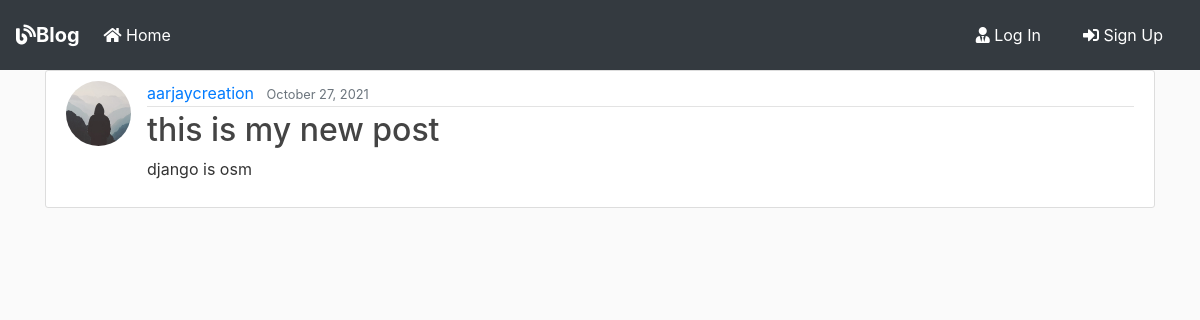
The page /post/8/ on the database its author committed.
### blog/models.py (models this page shows, shortened)
class Post(models.Model):
    title = models.CharField(max_length=100)
    content = models.TextField()
    date_posted = models.DateTimeField(default=timezone.now)
    author = models.ForeignKey(User, on_delete=models.CASCADE)

### users/models.py (models this page shows, shortened)
class Profile(models.Model):
    user = models.OneToOneField(User, on_delete=models.CASCADE)
    image = models.ImageField(default='default.jpg', upload_to='profile_pics')

### blog/views.py (the view)
# urls.py: path('post/<int:pk>/', PostDetailView.as_view(), name='post-detail'),
class PostDetailView(DetailView):
    model = Post

### blog/templates/blog/post_detail.html (shortened to what this page needs)
{% extends "blog/base.html" %}
{% block content %}
  <article class="media content-section">
    <img class="rounded-circle article-img" src="{{ object.author.profile.image.url }}">
    <div class="media-body">
      <div class="article-metadata">
        <a class="mr-2" href="{% url 'user-posts' object.author.username %}">{{ object.author }}</a>
        <small class="text-muted">{{ object.date_posted|date:"F d, Y" }}</small>
      </div>
      <h2 class="article-title">{{ object.title }}</h2>
      <p class="article-content">{{ object.content }}</p>
    </div>
  </article>
{% endblock content %}

### blog/static/blog/main.css (style rules this page uses)
body { background: #fafafa; color: #333333; margin-top: 0; }
h1, h2, h3, h4, h5, h6 { color: #444444; }
.content-section { background: #ffffff; padding: 10px 20px; border: 1px solid #dddddd; border-radius: 3px; margin-bottom: 20px; }
.article-title { color: #444444; }
.article-content { white-space: pre-line; }
.article-img { height: 65px; width: 65px; margin-right: 16px; }
.article-metadata { padding-bottom: 1px; margin-bottom: 4px; border-bottom: 1px solid #e3e3e3 }

### rows shown on the page
Post: author.profile.image (placeholder picture), author "aarjaycreation", date_posted "October 27, 2021", title "this is my new post", content "django is osm"
